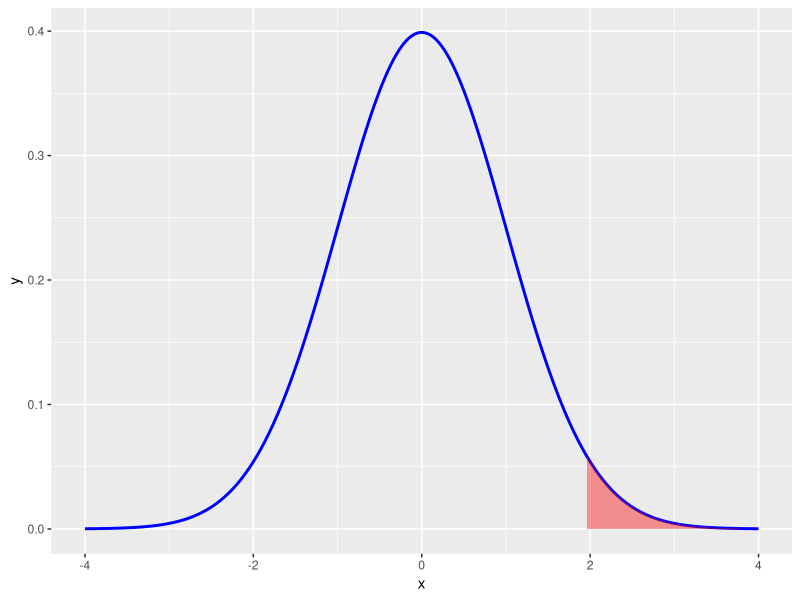
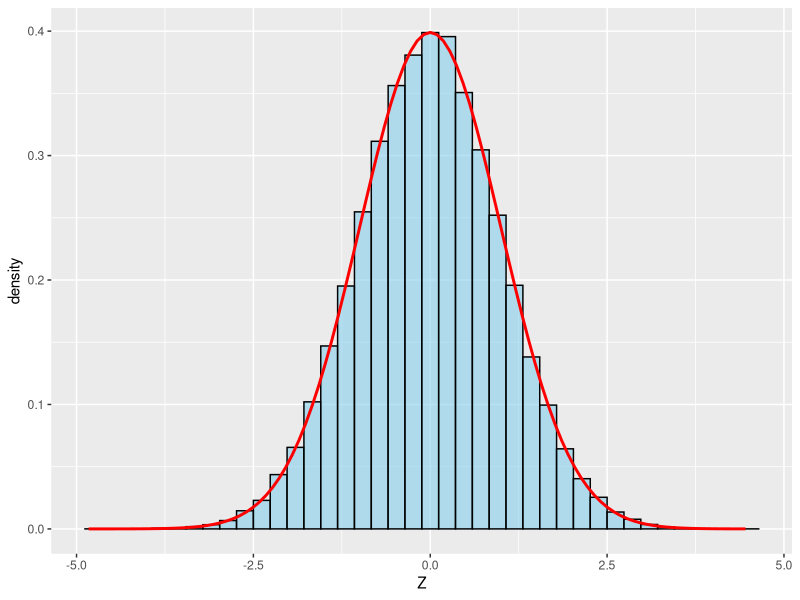
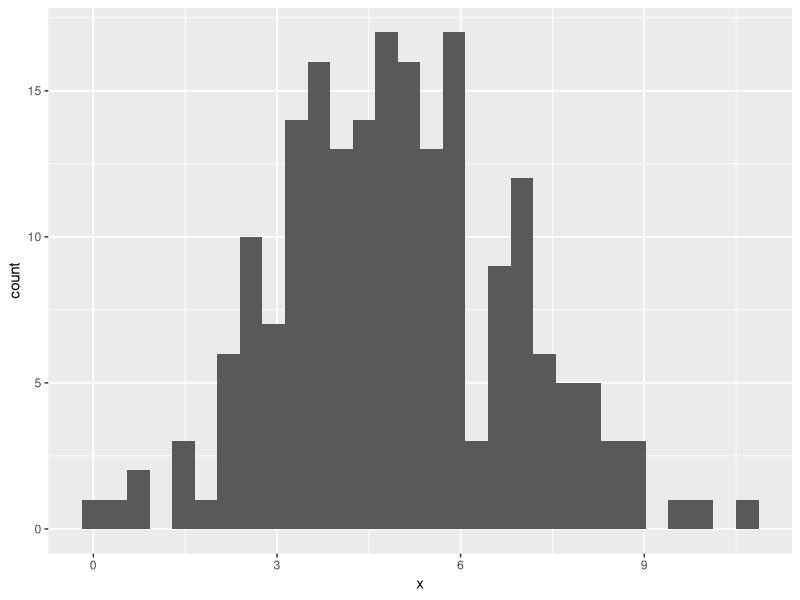
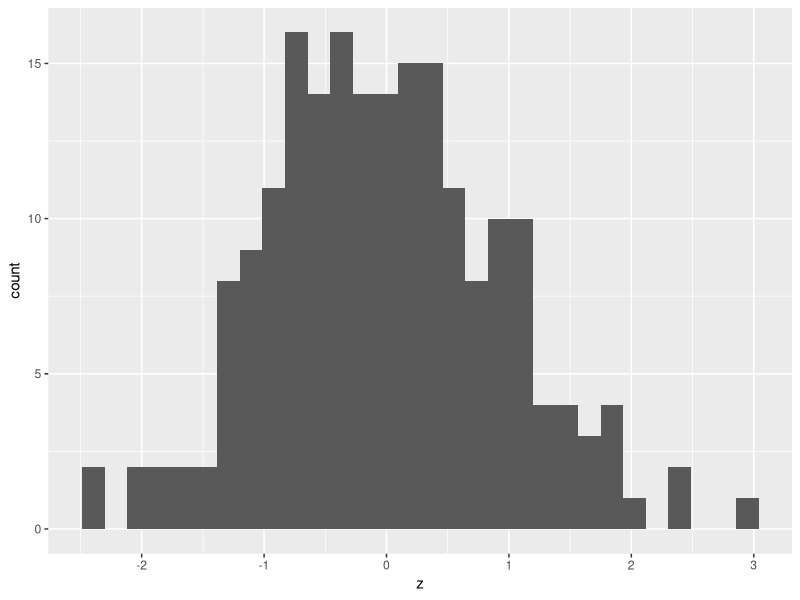
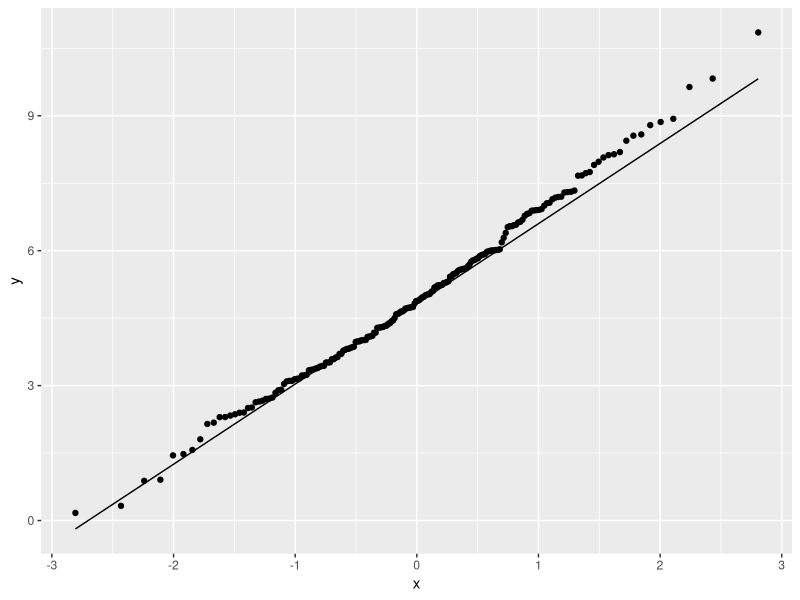
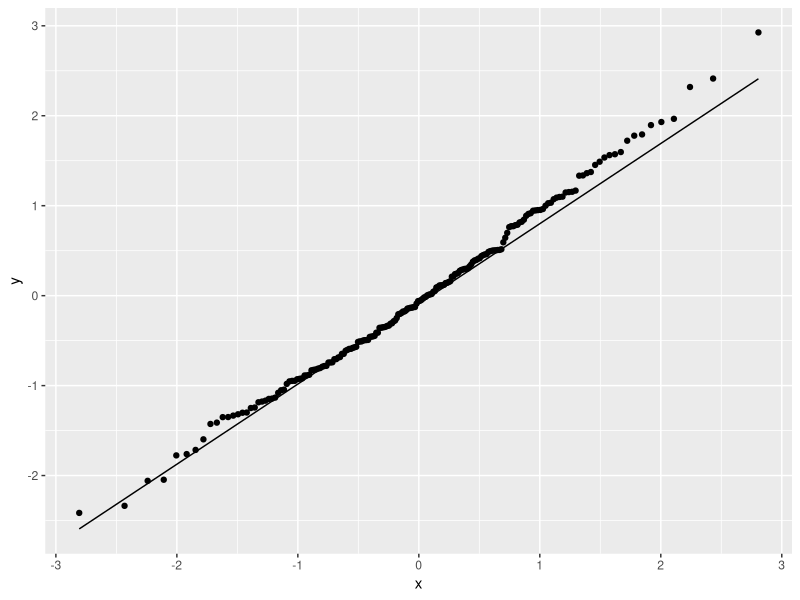

Generate these figures, in order, with R:
## ---- chunk 1
knitr::opts_chunk$set(echo = TRUE, message = F, warning = F)
## ---- chunk 2
library(tidyverse)
## ---- chunk 3
# Espacio muestral
S <- c("HHH","HHT","HTH","THH","HTT","THT","TTH","TTT")
## ---- chunk 4
A <- c("HHH","HHT","HTH","HTT")
A
## ---- chunk 5
B <- c("HHH","HHT","THH","THT")
B
## ---- chunk 6
C <- c("HHH")
C
## ---- chunk 7
D <- c("HTT","THT","TTH")
D
## ---- chunk 8
    # Tamaños
    n <- length(S)
    PA <- length(A) / n
    PB <- length(B) / n

    # Intersección
    interseccion <- intersect(A, B)
    PAB <- length(interseccion) / n

    # Independencia: P(A ∩ B) == P(A) * P(B)
    independientes <- (PAB == PA * PB)

    # Mutuamente excluyentes: P(A ∩ B) == 0
    mutuamente_excluyentes <- (PAB == 0)

    # Resultados
    cat("P(A) =", PA, "\n")
    cat("P(B) =", PB, "\n")
    cat("P(A ∩ B) =", PAB, "\n")
    cat("¿Independientes? ->", independientes, "\n")
    cat("¿Mutuamente excluyentes? ->", mutuamente_excluyentes, "\n")


## ---- chunk 9
    # Tamaños
    n <- length(S)
    PC <- length(C) / n
    PD <- length(D) / n

    # Intersección
    interseccion <- intersect(C, D)
    PCD <- length(interseccion) / n

    # Independencia: P(C ∩ D) == P(C) * P(D)
    independientes <- (PCD == PC * PD)

    # Mutuamente excluyentes: P(C ∩ D) == 0
    mutuamente_excluyentes <- (PCD == 0)

    # Resultados
    cat("P(C) =", PC, "\n")
    cat("P(D) =", PD, "\n")
    cat("P(C ∩ D) =", PCD, "\n")
    cat("¿Independientes? ->", independientes, "\n")
    cat("¿Mutuamente excluyentes? ->", mutuamente_excluyentes, "\n")
## ---- chunk 10

## ---- chunk 11
    G <- c("HHH","HHT","HTH","HTT")
    G
    Gc <- c("THH","THT","TTH","TTT")
    Gc

    # Probabilidades
    P_G <- length(G) / length(S)      
    P_Gc <- length(Gc) / length(S)   
    P_intersection <- length(intersect(G, Gc)) / length(S) 

    cat("P(G) =", P_G, "\n")
    cat("P(Gc) =", P_Gc, "\n")
    cat("P(G ∩ Gc) =", P_intersection, "\n")

    # Verificar mutuamente excluyentes
    if (P_intersection == 0) {
      cat("G y Gc son mutuamente excluyentes.\n")
    } else {
      cat("G y Gc NO son mutuamente excluyentes.\n")
    }

    # Verificar independencia
    if (P_intersection == P_G * P_Gc) {
      cat("G y Gc son independientes.\n")
    } else {
      cat("G y Gc NO son independientes.\n")
    }
## ---- chunk 12
# Probabilidad P(Z >= 1.96)
p <- 1 - pnorm(1.96)
p


# Datos para la curva normal estándar
x <- seq(-4, 4, length = 1000)
y <- dnorm(x)

df <- data.frame(x, y)

# Cola a sombrear (x >= 1.96)
df_tail <- subset(df, x >= 1.96)

ggplot(df, aes(x, y)) +
  geom_line(color = "blue", size = 1) +                                
  geom_area(data = df_tail, aes(x, y), fill = "red", alpha = 0.4)

## ---- chunk 13
    pnorm(-1.5)
## ---- chunk 14
    1 - pnorm(2.1)
## ---- chunk 15
    # P(|Z| >= 2) = P(Z <= -2) + P(Z >= 2)
    pnorm(-2) + (1 - pnorm(2))
## ---- chunk 16
    qnorm(0.95)
## ---- chunk 17

## ---- chunk 18

## ---- chunk 19

## ---- chunk 20
    Z <- rnorm(100000, mean = 0, sd = 1)
    mean(Z >= 1.96)
## ---- chunk 21
    1 - pnorm(1.96, mean = 0, sd = 1)
## ---- chunk 22
    ggplot(data.frame(Z), aes(x = Z)) +
      geom_histogram(aes(y = ..density..), bins = 40, fill = "skyblue", color = "black", alpha = 0.6) +
      stat_function(fun = dnorm, args = list(mean = 0, sd = 1), color = "red", size = 1)
## ---- chunk 23

## ---- chunk 24

## ---- chunk 25

## ---- chunk 26
    #directly
    n <- 200
    mu <- 5
    sgm <- 2
    x <- rnorm(n,mu,sgm)
    df <- data.frame(x)
    #  by standardizing
    z <- (x - mu)/sgm
    df_z <- data.frame(z)
## ---- chunk 27
    #directly
    ggplot(df , aes(x)) + geom_histogram()
    #  by standardizing
    ggplot(df_z , aes(z)) + geom_histogram()
## ---- chunk 28
    #directly
    ggplot(df, aes(sample = x)) +
      stat_qq() +
      stat_qq_line()
    #  by standardizing
    ggplot(df_z, aes(sample = z)) +
      stat_qq() +
      stat_qq_line()
## ---- chunk 29
        p <- 0.99
        qnorm((1 + p)/2)
## ---- chunk 30

## ---- chunk 31

